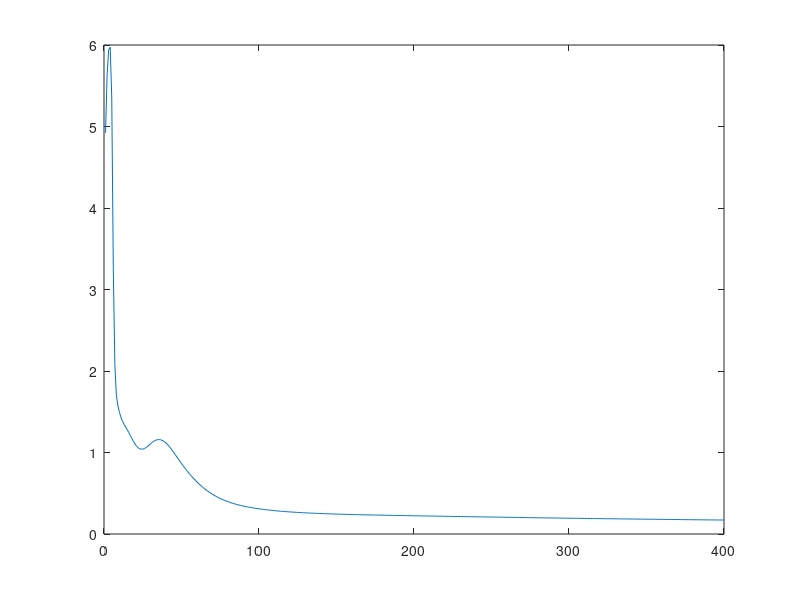
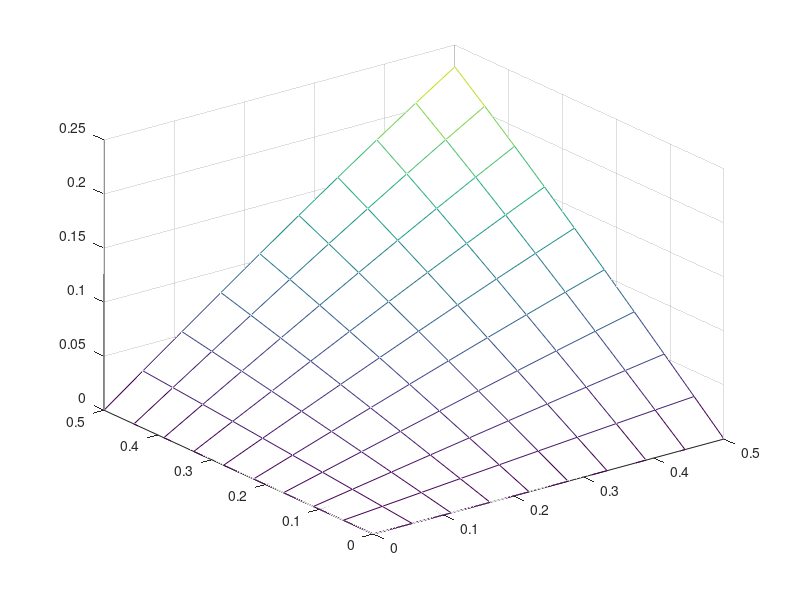
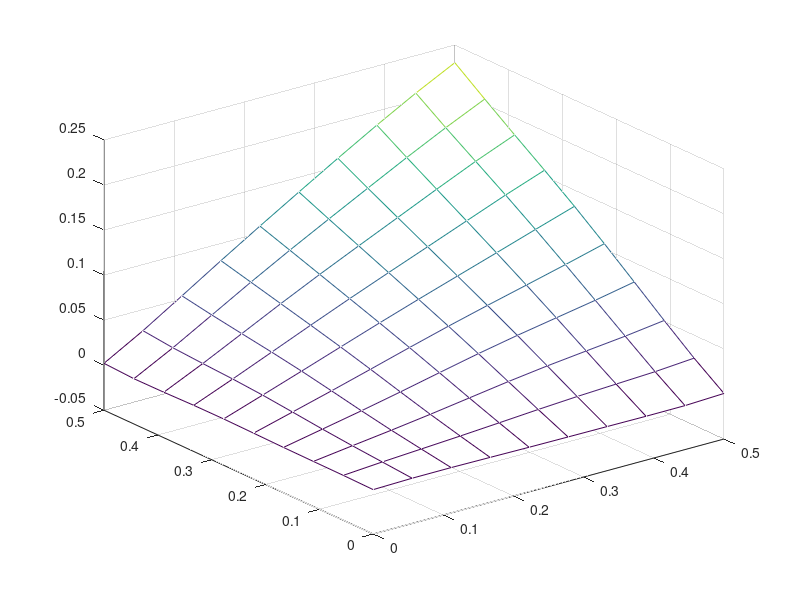

These figures' MATLAB source, in order:
function f = b1()
clear,clc,close all 
format compact
% MATLAB neural network back propagation code
% by AliReza KashaniPour & Phil Brierley
% first version 29 March 2006
% 2's edition 14 agust 2007
%
% This code implements the basic backpropagation of
% error learning algorithm. The network has tanh hidden  
% neurons and a linear output neuron.
% and applied for predicting y=sin(2piX1)*sin(2piX2)
%
% adjust the learning rate with the slider
%
% feel free to improve! and notic us
% AliReza.kashaniPour@yahoo.com
% Special thank from Phil
%
%--------------------------------------------------------
%% Initializing
hidden_neurons = 30;
epochs = 700;

% ------- load in the data -------

X1 = linspace(0,0.5,10); %input
X2 = linspace(0,0.5,10); %input

[xx yy] = meshgrid(X1, X2);

Y_train = sin(xx(:)).*sin(yy(:)); %satisfy output

train_inp = [xx(:) yy(:)];   %setting input
train_out = [Y_train]; %seting Out put

% check same number of patterns in each
if size(train_inp,1) ~= size(train_out,1)
    disp('ERROR: data mismatch')
   return 
end    
fake_rand = [ 0.63358600,    0.83480100,    0.23745400,    0.52321100,    0.85529400,    0.49205700,    0.78515400,    0.06630500,    0.10606000,    0.87117500,    0.26862500,    0.56327400,    0.82896800,    0.93081200,    0.28282200,    0.10661300,    0.76146600,    0.00686100,    0.13602700,    0.70438700,    0.23325000,    0.90437700,    0.85558400,    0.88981400,    0.74716000,    0.92519400,    0.20502000,    0.47298900,    0.19015200,    0.30558800,    0.05330500,    0.82373800,    0.14038900,    0.29075900,    0.34694900,    0.99568300,    0.78281600,    0.13210300,    0.06198800,    0.88887600,    0.00327800,    0.33061300,    0.45215000,    0.83224500,    0.26142500,    0.73497200,    0.93885800,    0.02289000,    0.74183400,    0.07488400,    0.72727700,    0.97508300,    0.97926200,    0.58286100,    0.86489700,    0.72642100,    0.50805500,    0.06991800,    0.19941000,    0.69820700,    0.37550600,    0.25271500,    0.52194500,    0.51589500,    0.54347400,    0.86889400,    0.51157800,    0.32629100,    0.00099600,    0.57356600,    0.21516600,    0.00427400,    0.90417900,    0.66731600,    0.83651900,    0.16560300,    0.40228800,    0.77537700,    0.18849400,    0.14412200,    0.85026100,    0.91577100,    0.11920500,    0.82952300,    0.49863200,    0.98410300,    0.55594400,    0.00668700,    0.05402000,    0.75535400,    0.70489400,    0.42952600,    0.00807000,    0.22683900,    0.94542100,    0.55154400,    0.09573300,    0.45699900,    0.87783500,    0.09672900 ];
%standardise the data to mean=0 and standard deviation=1
%inputs
mu_inp = mean(train_inp);
sigma_inp = std(train_inp);
train_inp = (train_inp(:,:) - mu_inp(:,1)) / sigma_inp(:,1);

%outputs
train_out = train_out';
mu_out = mean(train_out);
sigma_out = std(train_out);
train_out = (train_out(:,:) - mu_out(:,1)) / sigma_out(:,1);
train_out = train_out';

%read how many patterns
patterns = size(train_inp,1);

%add a bias as an input
bias = ones(patterns,1);
train_inp = [train_inp bias];

%read how many inputs
inputs = size(train_inp,2);

%---------- data loaded ------------

%--------- add some control buttons ---------
%add button for early stopping
%hstop = uicontrol('Style','PushButton','String','Stop', 'Position', [5 5 70 20],'callback','earlystop = 1;'); 
earlystop = 0;

%add button for resetting weights
%hreset = uicontrol('Style','PushButton','String','Reset Wts', 'Position', get(hstop,'position')+[75 0 0 0],'callback','reset = 1;'); 
reset = 0;

%add slider to adjust the learning rate
hlr = 0.5;%uicontrol('Style','slider','value',.1,'Min',.01,'Max',1,'SliderStep',[0.01 0.1],'Position', get(hreset,'position')+[75 0 100 0]);

% ---------- set weights -----------------
%set initial random weights
who = [-0.0621970,    -0.1586820,    0.01842900,    -0.1575190,    -0.0466730,    0.02448400,    -0.0466390,    -0.1026640,    -0.0037470,    -0.0299300,    0.16246800,    -0.0128280,    0.05209600,    0.02834100,    -0.0627840,    -0.0836810,    -0.1187150,    0.08084200,    -0.1435840,    -0.3172370,    -0.1272740,    -0.1021570,    -0.2515290,    -0.0449630,    -0.1394620,    -0.0513170,    -0.0684680,    -0.1179450,    -0.0573740,    0.03582500 ];
wih = [ -0.0621970,    -0.1586820,    0.01842900,    -0.1575190,    -0.0466730,    0.02448400,    -0.0466390,    -0.1026640,    -0.0037470,    -0.0299300,    0.16246800,    -0.0128280,    0.05209600,    0.02834100,    -0.0627840,    -0.0836810,    -0.1187150,    0.08084200,    -0.1435840,    -0.3172370,    -0.1272740,    -0.1021570,    -0.2515290,    -0.0449630,    -0.1394620,    -0.0513170,    -0.0684680,    -0.1179450,    -0.0573740,    0.03582500 ;
-0.0123090,    -0.1249270,    0.09023100,    0.03059000,    -0.0835230,    0.01725700,    0.07115200,    -0.0453520,    -0.0785110,    0.06508700,    -0.1814280,    -0.0631080,    -0.0970960,    -0.0427730,    0.11732700,    -0.0510240,    -0.0905610,    -0.0815260,    -0.1106960,    -0.2096330,    -0.1488120,    0.02971400,    0.06047000,    -0.1825570,    -0.1471750,    0.10695700,    -0.0341260,    -0.0661900,    0.09181700,    -0.2493640;
0.00679600,    -0.0514150,    0.00156000,    -0.1697540,    0.06167500,    0.00573300,    -0.1935720,    -0.0614030,    0.04410100,    -0.0718840,    -0.0917900,    -0.1548330,    -0.0634850,    -0.1600940,    0.02461100,    -0.0582440,    -0.0404150,    -0.0566740,    -0.0481160,    0.06417400,    -0.0657850,    0.08276900,    0.06021600,    -0.0049430,    -0.0367390,    -0.0440990,    -0.0373080,    -0.2352440,    0.04906000,    -0.0726160
];
%weight_input_hidden = (randn(inputs,hidden_neurons) - 0.5)/10;
%weight_hidden_output = (randn(1,hidden_neurons) - 0.5)/10;

  weight_input_hidden = (wih - 0.5)/10;
  weight_hidden_output = (who - 0.5)/10;

%% Learining
epochs = 400;
%do a number of epochs
for iter = 1:epochs 
    
    %get the learning rate from the slider
    alr = hlr;
    blr = alr / 10;
    
    
    %loop through the patterns, selecting randomly
    for j = 1:patterns
        
        %select a random pattern
        patnum = round((fake_rand(j) * patterns) + 0.5);
        if patnum > patterns
            patnum = patterns;
        elseif patnum < 1
            patnum = 1;    
        end
	%set the current pattern
        this_pat = train_inp(patnum,:);
        act = train_out(patnum,1);
        
        %calculate the current error for this pattern
        
        xx = this_pat*weight_input_hidden;
        hval = (tanh(xx))';
        pred = hval'*weight_hidden_output';
        
        error = pred - act;

        % adjust weight hidden - output
        delta_HO = error.*blr .*hval;
        weight_hidden_output = weight_hidden_output - delta_HO';

        % adjust the weights input - hidden
       % a = alr.*error.*weight_hidden_output';
     %   m1 = (1-(hval.^2));
      %  m2 = a * m1;
       % m3 = m2 * this_pat;
        delta_IH= alr.*error.*weight_hidden_output'.*(1-(hval.^2))*this_pat;
        weight_input_hidden = weight_input_hidden - delta_IH';
        
    end
    % -- another epoch finished
    
    %plot overall network error at end of each epoch
    p1 = tanh(train_inp*weight_input_hidden)';
    pred = weight_hidden_output*p1;

    error = pred' - train_out;
    err(iter) =  (sum(error.^2))^0.5;
       
       figure(1)
    plot(err)
    %reset weights if requested
%      if reset
%          weight_input_hidden = (randn(inputs,hidden_neurons) - 0.5)/10;
%          weight_hidden_output = (randn(1,hidden_neurons) - 0.5)/10;
%          fprintf('weights reaset after %d epochs\n',iter);
%          reset = 0;
%      end
%      
%      %stop if requested
%      if earlystop
%          fprintf('stopped at epoch: %d\n',iter); 
%          break 
%      end 
%  
%      %stop if error is small
%      if err(iter) < 0.001
%          fprintf('converged at epoch: %d\n',iter);
%          break 
%      end
       
end
    weight_input_hidden
    weight_hidden_output
err
%% Testing
X3 = linspace(0.2,0.8,10)';
X4 = linspace(0.2,0.8,10)';

[xx1 yy1] = meshgrid(X3, X4);

train_test = [xx1(:) yy1(:)];

mu_test = mean(train_test);
sigma_test = std(train_test);
train_test = (train_test(:,:) - mu_test(:,1)) / sigma_test(:,1);
train_test = [train_test bias];

pred = weight_hidden_output*tanh(train_test*weight_input_hidden)';

%a = (pred' - Y_train)

% Finish
% fprintf('state after %d epochs\n',iter);
  a = (train_out* sigma_out(:,1)) + mu_out(:,1);
  b = (pred'* sigma_out(:,1)) + mu_out(:,1);
  act_pred_err = [a b b-a]  %display actual,predicted & error
  figure
mesh(X1,X2,vec2mat(a,10))
figure
mesh(X1,X2,vec2mat(b,10))
%  
%  figure
%  plot(X3,act_pred_err((1:(size(train_inp,1)/2)),2));
%  plot3(X3,X4,act_pred_err((1:(size(train_inp,1)/2)),2),'color','red','linewidth',2)
%  grid on
%  title(' Approximatly result (using Neural Networks');
%  figure
%  plot3(X1,X2,Y_train, 'color','green','linewidth',2)
%  plot(X1,Y_train)
%  grid on,title(' Sin(2*pi.*X1)*Sin(2*pi.*X2) Y = Orginal result');
end
